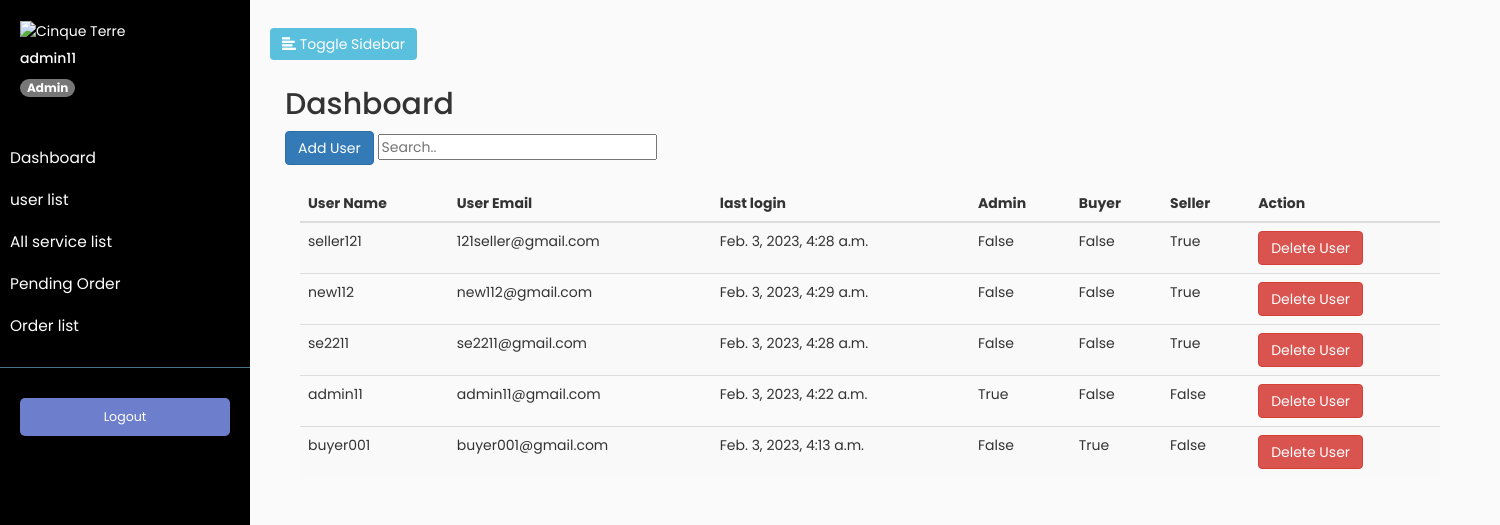
/customadmin/userlist (signed in), run on the app's committed database.
### account/models.py (models this page shows)
class User(AbstractUser):
    is_admin = models.BooleanField('Is admin', default=False)
    is_buyer= models.BooleanField('Is buyer', default=False)
    is_seller =models.BooleanField('Is seller', default=False)

### customAdminPanel/views.py (the view)
# urls.py: path('userlist', views.userlist,name='userlist'),
def userlist(request):
    context ={}
    form = UserForm(request.POST or None)
    if form.is_valid():
        form.save()
    context['form']= form
    context['alluserlist']= User.objects.all()
    return render(request,'adminpanel/alluserlist.html',context)

### customAdminPanel/forms.py
class UserForm (forms.ModelForm):
    class Meta:
        model = User
        fields = '__all__'

### templates/adminpanel/alluserlist.html (shortened to what this page needs)
{% extends "adminpanel/baseAdminDashboard.html" %}
{% block content %}
{% load crispy_forms_tags %}
<button type="button" class="btn btn-primary" data-toggle="modal" data-target="#exampleModal">
    Add User
  </button>
  <input id="myInput" type="text" placeholder="Search..">
  <br><br>
          <div class="container">
            <table class="table table-striped">
              <thead>
                <tr>
                  <th scope="col">User Name</th>
                  <th scope="col">User Email</th>
                  <th scope="col">last login</th>
                  <th scope="col">Admin</th>
                  <th scope="col">Buyer</th>
                  <th scope="col">Seller</th>
                  <th scope="col">Action</th>
                </tr>
              </thead>
              <tbody id="myTable">
                {% for data in  alluserlist %}
                <tr>
                  <td>{{data.username}}</td>
                  <td>{{data.email}}</td>
                  <td>{{data.last_login}}</td>
                  <td>{{data.is_superuser}}</td>
                  <td>{{data.is_buyer}}</td>
                  <td>{{data.is_seller}}</td>
                    <td><a href="userlist/delete?user={{data.id}}" class="btn btn-danger">Delete User</a></td>
                </tr>
                {% endfor %}
              </tbody>
            </table>
            {% endblock %}

### templates/adminpanel/baseAdminDashboard.html (shortened to what this page needs)
<!doctype html>
<html lang="en">
  <head>
    <link rel="stylesheet" href="https://maxcdn.bootstrapcdn.com/bootstrap/3.4.0/css/bootstrap.min.css">
  </head>
  <body>
    {% if user.is_authenticated and user.is_superuser %}
    <div class="wrapper">
      <nav id="sidebar">
        <div class="sidebar-header">
          <img src="https://t3.ftcdn.net/jpg/03/46/83/96/360_F_346839683_6nAPzbhpSkIpb8pmAwufkC7c5eD7wYws.jpg" width="120px" height="120px" class="rounded" alt="Cinque Terre">
        <h5>{{user.username}}</h5>
        <a href="#" class="badge badge-success">Admin</a>
        </div>
        <ul class="list-unstyled components">
          <li>
            <a href="{% url 'dashboard' %}">Dashboard</a>
          </li>
          <li>
            <a href="{% url 'userlist' %}">user list</a>
          </li>
           <li>
            <a href="{% url 'allservicelist' %}">All service list</a>
          </li>
          <li>
            <a href="{% url 'allpendingorderlist' %}">Pending Order</a>
          </li>
          <li>
            <a href="{% url 'allorderlist' %}">Order list</a>
          </li>
        </ul>
        <ul class="list-unstyled CTAs mt-5">
          <li><a href="{% url 'adminlogout' %}" class="article">Logout</a></li>
        </ul>
      </nav>
      <div id="content">
              <button type="button" id="sidebarCollapse" class="btn btn-info navbar-btn">
                                    <i class="glyphicon glyphicon-align-left"></i>
                                    <span>Toggle Sidebar</span>
                                </button>
          <div class="container-fluid">
        <h2>Dashboard</h2>
        {% block content %}
        {% endblock %}
      {% else %}
        <script>
        window.location.href = "http://127.0.0.1:8000/customadmin/adminpanel";
        alert("Please Login First")
        </script>
      {% endif %}
  </body>
</html>

### templates/adminpanel/baseAdminDashboard.html (style rules this page uses)
body { font-family: 'Poppins', sans-serif; background: #fafafa; }
a, a:hover, a:focus { text-decoration: none; transition: all 0.3s; }
.navbar-btn { box-shadow: none; outline: none !important; border: none; }
.wrapper { display: flex; align-items: stretch; }
#sidebar { min-width: 250px; max-width: 250px; background: #000000; color: #fff; transition: all 0.3s; }
#sidebar a, #sidebar a:hover, #sidebar a:focus { color: inherit; }
#sidebar .sidebar-header { padding: 20px; background: #000000; }
#sidebar ul.components { padding: 20px 0; border-bottom: 1px solid #47748b; }
#sidebar ul li a { padding: 10px; font-size: 1.1em; display: block; }
ul.CTAs { padding: 20px; }
ul.CTAs a { text-align: center; font-size: 0.9em !important; display: block; border-radius: 5px; margin-bottom: 5px; }
a.article, a.article:hover { background: #6d7fcc !important; color: #fff !important; }
#content { padding: 20px; min-height: 100vh; transition: all 0.3s; }

### data on the page
User: username "admin11", email "admin11@gmail.com", last_login "Feb. 3, 2023, 4:22 a.m.", is_superuser "True", is_buyer "False", is_seller "False"
User: username "seller121", email "121seller@gmail.com", last_login "Feb. 3, 2023, 4:28 a.m.", is_superuser "False", is_buyer "False", is_seller "True"
User: username "new112", email "new112@gmail.com", last_login "Feb. 3, 2023, 4:29 a.m.", is_superuser "False", is_buyer "False", is_seller "True"
User: username "se2211", email "se2211@gmail.com", last_login "Feb. 3, 2023, 4:28 a.m.", is_superuser "False", is_buyer "False", is_seller "True"
User: username "buyer001", email "buyer001@gmail.com", last_login "Feb. 3, 2023, 4:13 a.m.", is_superuser "False", is_buyer "True", is_seller "False"
